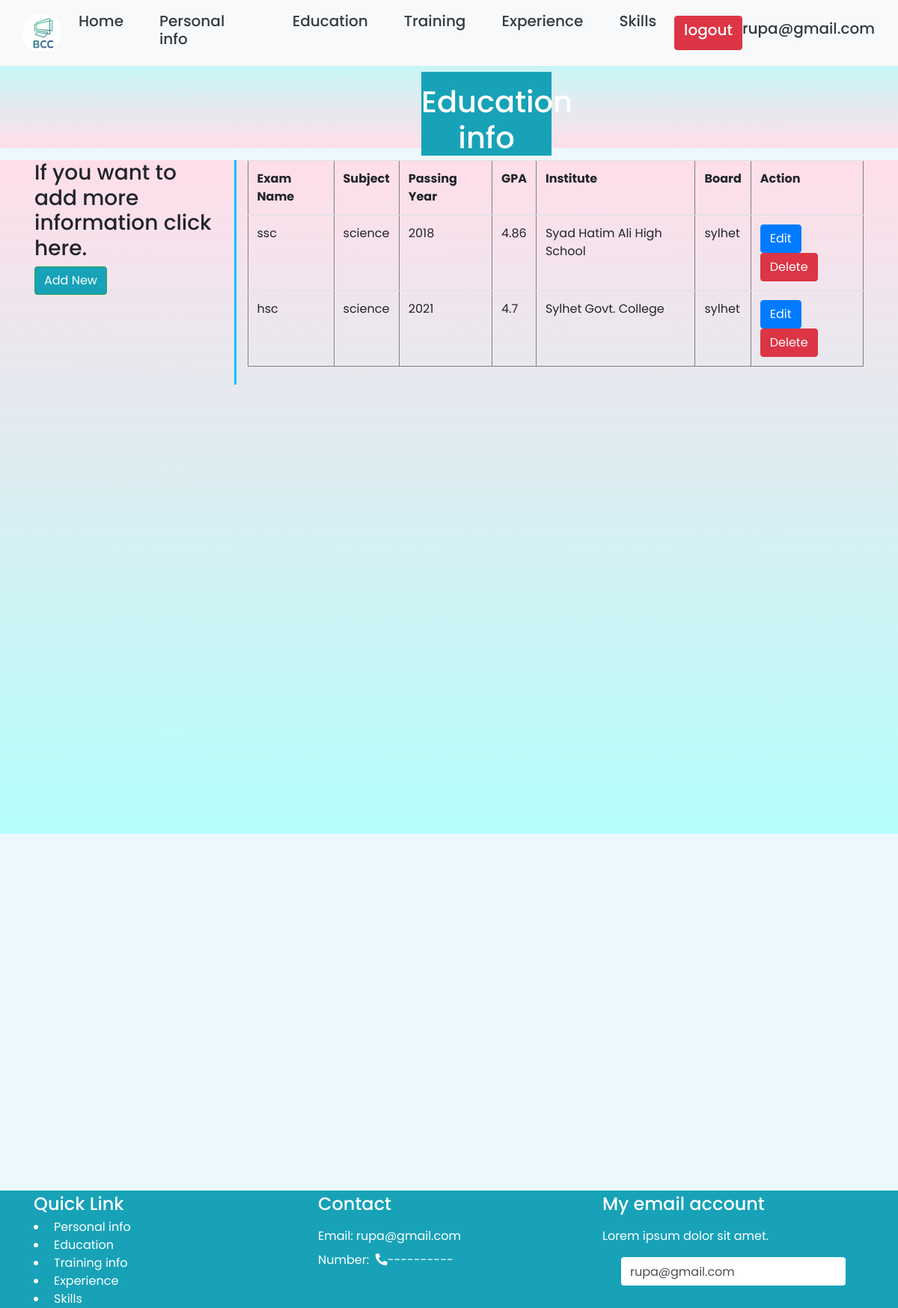
Screenshot of /education.php (signed in) with the database file from the repository.
### tables this page shows
CREATE TABLE `education` (
  `edid` int(10) NOT NULL,
  `pid` int(10) NOT NULL,
  `exam_name` varchar(30) NOT NULL,
  `exam_sequence` varchar(30) NOT NULL,
  `subject` varchar(20) NOT NULL,
  `year` int(4) NOT NULL,
  `gpa_class` float NOT NULL,
  `institute` varchar(50) NOT NULL,
  `board` varchar(20) NOT NULL
);

### education.php (the view, shortened to what this page needs)
<?php
	include("header.php");
?>
<div class="container-fluid mt-5 grad1">
	<div class="row">
		<div class="col-lg-5 col-md-5"></div>
			<div class="col-lg-3 col-md-3">
				<h1 class="m-5 pt-3 gt-4 text-center bg-info text-white">Education info </h1>
			</div>
				<div class="col-lg-4 col-md-4">
		</div>
	</div><hr>
</div>
<?php
	if(isset($_POST['add_new'])){
?>
	<form action="" method="post">
		Exam Level:<select name="exam_sequence">
			<option value="1">SSC /Equivalent</option>
			<option value="2">HSC /Equivalent</option>
			<option value="3"> Diplomas/Equivalent</option>
			<option value="4">BA/Hon's /Equivalent</option>
			<option value="5">Post Graduate Diplomas</option>
			<option value="6">MA /Equivalent</option>
			<option value="7">PhD /Equivalent</option>
			</select><br>
			<div id="msg1" class="text-danger"></div>
			Exam Name:<input type="text" name="exam" placeholder="Exam Name"><br>
			Subject/Group:<input type="text" name="subject" placeholder="Subject /Group name"><br>
			Passing Year:<input type="number" name="passing_year" placeholder="Passing_year">[4 digit year]<br>
			GPA/Class:<input type="text" name="gpa" placeholder="GPA/Class"><br>
			Institute:<input type="text" name="institute" placeholder="Institute Name"><br>
			Board/University:<input type="text" name="board" placeholder="Board or University Name"><br>
			<input type="submit" class="btn btn-info" name="add_education" value="Add Education">
	</form>
<?php
	}
	elseif(isset($_POST['delete'])){
		$sql = "DELETE FROM education WHERE edid=".$_POST['edid'];
		if(mysqli_query($con, $sql)){
			header("location:education.php");
		}
	}
	else{
?>
<div class="container-fluid grad2">
	<div class="row m-3">
		<div class="col-lg-3 " id="vertical-line">
			<h3>If you want to add more information click here.</h3>
			<form action="" method="post">
				<input class=" btn btn-info btn-outline-success text-white" type="submit" name="add_new" value="Add New">
			</form>
		</div>
		<div class="col-lg-9 col-md-9 grad">
	<table class="table table-border" border="1">
		<tr>
			<th>Exam Name</th>
			<th>Subject</th>
			<th>Passing Year</th>
			<th>GPA</th>
			<th>Institute</th>
			<th>Board</th>
			<th>Action</th>
		</tr>
		<?php
			$sql = "SELECT * FROM education WHERE pid=".$_SESSION['pid'];
			$res= mysqli_query($con, $sql);
			if(mysqli_num_rows($res)>0){
				while($row=mysqli_fetch_assoc($res)){
				echo"<tr><td>".$row['exam_name']."</td><td>".$row['subject']."</td><td>".$row['year']."</td><td>".$row['gpa_class']."</td><td>".$row['institute']."</td><td>".$row['board']."</td><td>";
				?>
				<form action="" method="post">
					<input type="submit" class="btn btn-primary" name="edit" value="Edit">
					<input type="submit" class="btn btn-danger" onclick="return confirm('Are you sure to delete??') " name="delete" value="Delete">
				</form>
				<?php
				echo "</td></tr>";
				}
			}
		?>
	</table>
<?php
	 }
?>
	</div>
	</div>
</div>
<?php
	include("footer.php");
?>

### header.php (shortened to what this page needs)
<!DOCTYPE html>
<html>
<head>
	<link rel="stylesheet" type="text/css" href="css/bootstrap.min.css">
  <link rel="stylesheet" type="text/css" href="css/styles.css">
   <link href="css/font-awesome.css" rel="stylesheet">
        <link rel="stylesheet" href="css/font-awesome.min.css">
    <link href="https://cdnjs.cloudflare.com/ajax/libs/font-awesome/5.10.0/css/all.min.css" rel="stylesheet">
    <link href="https://cdn.jsdelivr.net/npm/bootstrap-icons@1.4.1/font/bootstrap-icons.css" rel="stylesheet">
    <link rel="stylesheet" href="style.css">
</head>
<body >
	<nav class=" navbar navbar-expand-lg fixed-top navbar-light g-2 bg-light text-dark ">
  <div class="container-fluid">
    <a id="logo" href="dashboard.php"><img src="img/image1.jpeg" width="50px"></a>
      <div class="collapse navbar-collapse " id="mynav">
        <ul class="navbar-nav  me-auto">
        <li class="nav-item">
          <b><h5><a class="nav-link text mx-3  mb-2 text-dark active" aria-current="page" href="dashboard.php">Home</a></h5></b>
        </li>
        <li class="nav-item">
          <b><h5><a class="nav-link mx-3 text-dark mb-2" href="personal_info.php">Personal info </a></h5></b>
        </li>
        <li class="nav-item">
          <b><h5><a class="nav-link mx-3 text-dark mb-2" href="education.php">Education </a></h5></b>
        </li>
        <li class="nav-item">
          <b><h5><a class="nav-link mx-3 text-dark mb-2" href="training_info.php">Training	</a></h5></b>
        </li>
        <li class="nav-item">
          <b><h5><a class="nav-link mx-3 text-dark mb-2" href="experience.php">Experience	</a></h5></b>
        </li>
        <li class="nav-item">          <b><h5><a class="nav-link mx-3 text-dark mb-2" href="skills.php">Skills	</a></h5></b>
        </li>
      </ul>
    </div>
      <button class="btn btn-danger " >
         <h5><a class=" text-white" href="logout.php">logout</a></h5>
    </button>
    <b><p class="text-dark m-1"><h5>
    <?php
      echo $_SESSION['email'];
       ?>
      </h5></p></b>
  </div>
</nav>

### footer.php (shortened to what this page needs)
        <div class="container-fluid fixed-bottom  bg-info text-light footer  g-2  pb-0 mb-0 wow fadeIn" >
            <div class="container gx-2 mt-1">
                <div class="row gx-2">
                    <div class="col-lg-4 col-md-4">
                        <h4 class="text-white mb-1">Quick Link</h4>
                       <li><a class="text-white p-1 mb-1" href="personal_info.php">Personal info</a></li>
                       <li><a class="text-white p-1 mb-1" href="education.php">Education</a></li>
                       <li><a class="text-white p-1 mb-1" href="training_info.php">Training info</a></li>
                       <li><a class="text-white p-1 mb-1" href="experience.php">Experience</a></li>
                       <li><a class="text-white p-1 mb-1" href="skills.php">Skills</a></li>
                    </div>
                    <div class="col-lg-4 col-md-4">
                        <h4 class="text-white mb-3">Contact</h4>
						<p class="mb-2 text-white">Email:&nbsp;<?php  echo $_SESSION['email']; ?>
                        </p>
                        <p class="mb-2 text-white">Number:&nbsp; <i class="fa fa-phone-alt me-3"></i>----------</p>
                    </div>
                    <div class="col-lg-4 col-md-4">
                        <h4 class="text-white mb-3">My email account</h4>
                        <p class="text-white">Lorem ipsum dolor sit amet.</p>
                        <div class="position-relative mx-auto " style="max-width: 300px;">
                            <input class="form-control  border-0 w-100 py-3 ps-3 pe-4" type="text" value="<?php  echo $_SESSION['email']; ?>">
                        </div>
                    </div>
                </div>
            </div>
        </div>
</body>
</html>

### css/styles.css (style rules this page uses)
@media (max-height:1900px) { body { height: 1700px; } }
@media (max-height:1900px) { img { border-radius: 20px; } }
@media (max-height:1900px) { .grad1 { height:150px; background-color: #FFDEE9; background-image: linear-gradient(0deg, #FFDEE9 0%, #B5FFFC 100%); } }
@media (max-height:1900px) { .grad { background-color: #FFDEE9; background-image: linear-gradient(0deg, #B5FFFC 0%, #FFDEE9 100%); height:900px; } }
@media (max-height:1900px) { .grad2 { background-color: #FFDEE9; background-image: linear-gradient(0deg, #B5FFFC 0%, #FFDEE9 100%); height:900px; } }
@media (max-height:1900px) { div#vertical-line { border-right:3px solid #00BFFF; height: 300px; } }
@media (max-height:1900px) { .container.gx-2 { height: 1405x; margin-bottom: 0px; padding-bottom: 0px; } }

### css/style.css (style rules this page uses)
* { margin:0; padding:0; font-family:'Poppins',sans-serif; box-sizing:border-box; }
input { display:none; }

### header.php (style rules this page uses)
body { background:#ecf8fc; }

### rows the page displays
education: exam_name "ssc", subject "science", year "2018", gpa_class "4.86", institute "Syad Hatim Ali High School", board "sylhet"
education: exam_name "hsc", subject "science", year "2021", gpa_class "4.7", institute "Sylhet Govt. College", board "sylhet"

### other values shown
$_SESSION['email'] "rupa@gmail.com"
